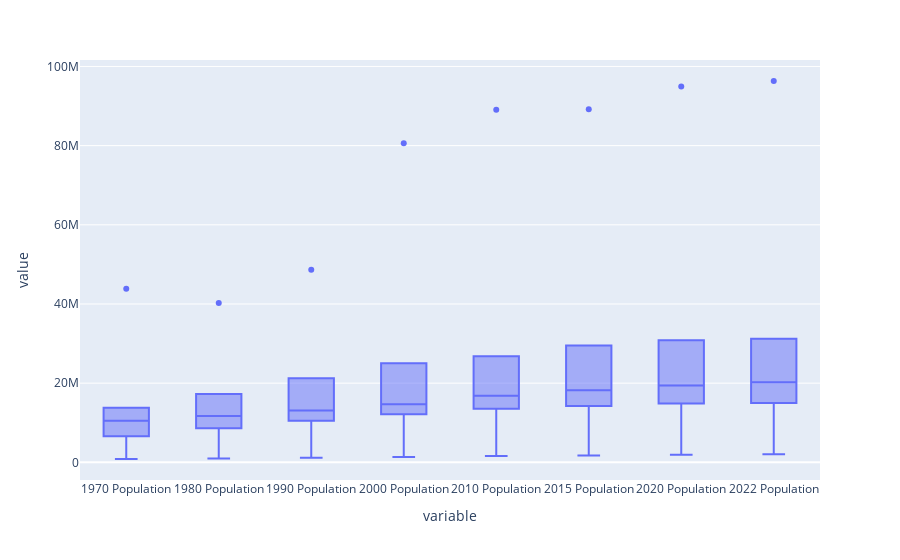

Notebook code for this chart:
### Code cell
# lets take a boxplot to detect the outliers in the datset
fig = ppx.box(continent)
fig.show()
# from this we can detect outliers in the columns and as we can see the population has exceeded above the maximum range years

### Figure 1 — Plotly figure (JSON) as saved in the notebook; plotly's stock layout.template omitted (floating-point values rounded to 4 significant figures)
{"data": [{"alignmentgroup": "True", "hovertemplate": "variable=%{x}<br>value=%{y}<extra></extra>", "legendgroup": "", "marker": {"color": "#636efa"}, "name": "", "notched": false, "offsetgroup": "", "orientation": "v", "showlegend": false, "type": "box", "x": ["1970 Population", "1970 Population", "1970 Population", "1970 Population", "1970 Population", "1970 Population", "1980 Population", "1980 Population", "1980 Population", "1980 Population", "1980 Population", "1980 Population", "1990 Population", "1990 Population", "1990 Population", "1990 Population", "1990 Population", "1990 Population", "2000 Population", "2000 Population", "2000 Population", "2000 Population", "2000 Population", "2000 Population", "2010 Population", "2010 Population", "2010 Population", "2010 Population", "2010 Population", "2010 Population", "2015 Population", "2015 Population", "2015 Population", "2015 Population", "2015 Population", "2015 Population", "2020 Population", "2020 Population", "2020 Population", "2020 Population", "2020 Population", "2020 Population", "2022 Population", "2022 Population", "2022 Population", "2022 Population", "2022 Population", "2022 Population"], "x0": " ", "xaxis": "x", "y": [6567000.0, 43840000.0, 13120000.0, 7886000.0, 847000.0, 13780000.0, 8586000.0, 40280000.0, 14200000.0, 9207000.0, 996500.0, 17270000.0, 11380000.0, 48640000.0, 14790000.0, 10530000.0, 1163000.0, 21220000.0, 14600000.0, 80580000.0, 14820000.0, 12150000.0, 1358000.0, 25020000.0, 18900000.0, 89087770, 14710000.0, 13570000.0, 1613000.0, 26790000.0, 21420000.0, 89170000.0, 15030000.0, 14260000.0, 1757000.0, 29510000.0, 23870000.0, 94960000.0, 14920000.0, 14860000.0, 1910000.0, 30820000.0, 25460000.0, 96330000.0, 15060000.0, 15010000.0, 2046000.0, 31200000.0], "y0": " ", "yaxis": "y"}], "layout": {"autosize": true, "boxmode": "group", "legend": {"tracegroupgap": 0}, "margin": {"t": 60}, "xaxis": {"anchor": "y", "autorange": true, "domain": [0, 1], "range": [-0.5, 7.5], "title": {"text": "variable"}, "type": "category"}, "yaxis": {"anchor": "x", "autorange": true, "domain": [0, 1], "range": [-4457000.0, 101600000.0], "title": {"text": "value"}, "type": "linear"}}}
